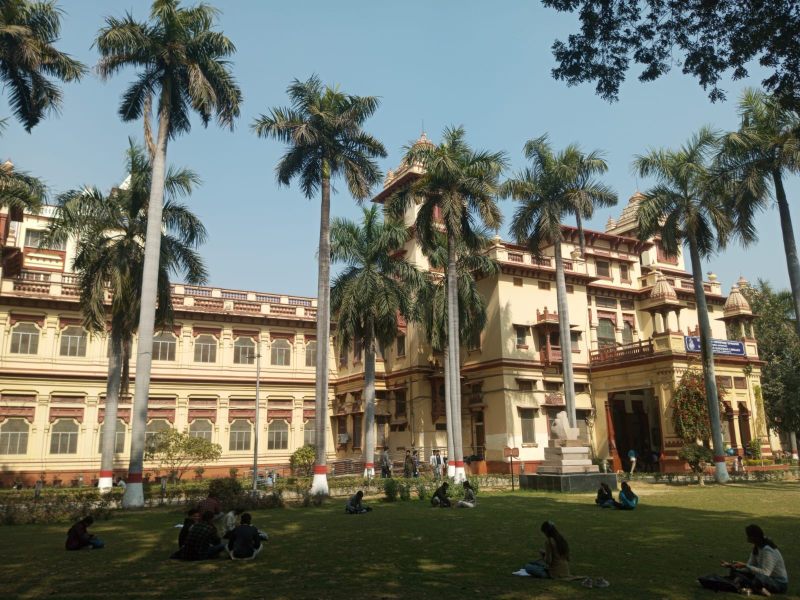
#> input picture Stitch1.jpeg, 1600 x 1200 px (shown at 1/2 size)
$ python C995a_Stiching_Cutter.py
#> lines starting #> are read from the running program, lines starting #| are printed output that depends on the picture

import cv2
import matplotlib.pyplot as plt

img = cv2.imread("Stitch1.jpeg")
#> img is the input picture: shape (1200, 1600, 3); mean B, G, R 100.1, 112.5, 110

scale = 0.5
img = cv2.resize(img, None, fx=scale, fy=scale)
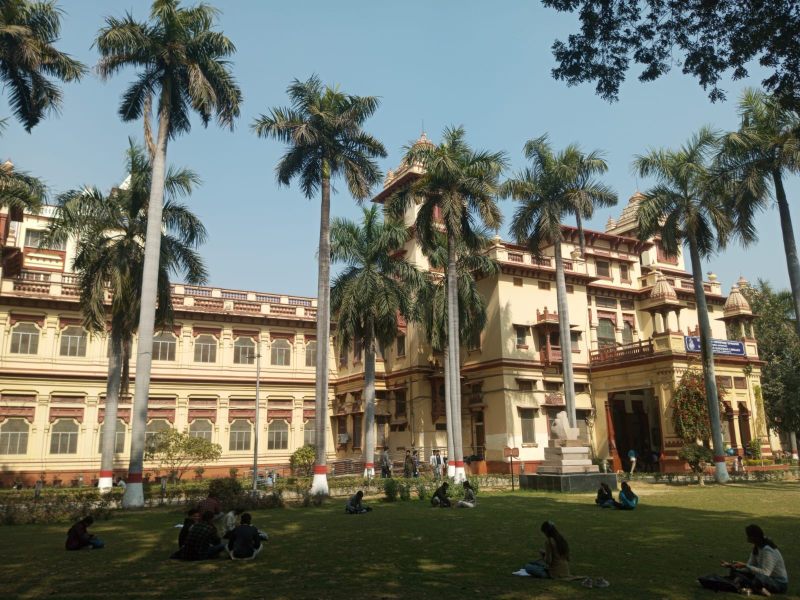
#> img: shape (600, 800, 3); mean B, G, R 100.2, 112.7, 110.1

h, w = img.shape[:2]
#> h = 600; w = 800

left_crop = img[:, :int(0.75 * w)]
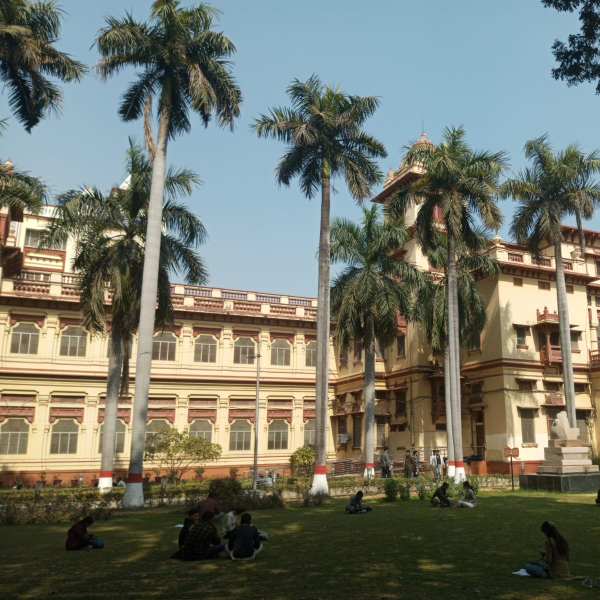
#> left_crop: shape (600, 600, 3); mean B, G, R 105, 117.2, 114.4

right_crop = img[:, int(0.25 * w):]
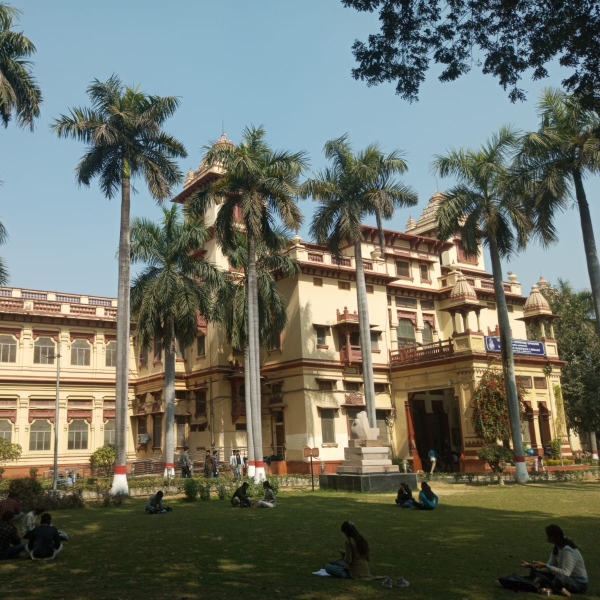
#> right_crop: shape (600, 600, 3); mean B, G, R 100.5, 111.8, 108

#NOTE: OpenCV uses BGR format, but Matplotlib uses RGB, so we need to convert before displaying
img_rgb = cv2.cvtColor(img, cv2.COLOR_BGR2RGB)
left_rgb = cv2.cvtColor(left_crop, cv2.COLOR_BGR2RGB)
right_rgb = cv2.cvtColor(right_crop, cv2.COLOR_BGR2RGB)


plt.figure(figsize=(10,4))

plt.subplot(1,3,1)
plt.imshow(img_rgb)
plt.title("Original")
plt.axis("off")

plt.subplot(1,3,2)
plt.imshow(left_rgb)
plt.title("Left 75%")
plt.axis("off")

plt.subplot(1,3,3)
plt.imshow(right_rgb)
plt.title("Right 75%")
plt.axis("off")

plt.tight_layout()
plt.show()
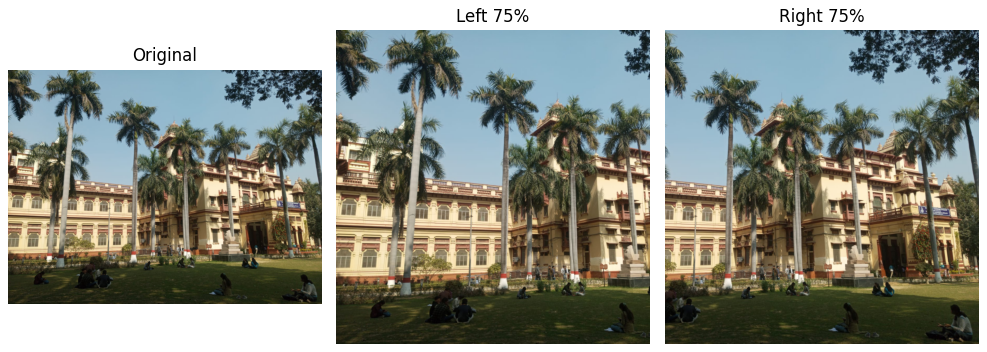
#> figure drawn by matplotlib, 3 panels

cv2.imwrite("left_75.jpg", left_crop)
cv2.imwrite("right_75.jpg", right_crop)

$ run again, with Stitch2.jpeg copied over Stitch1.jpeg
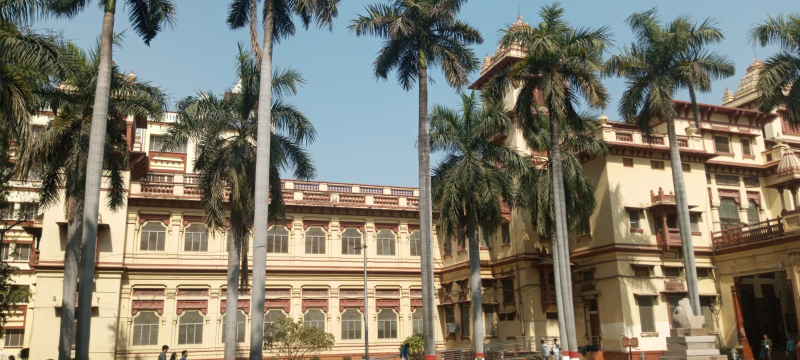
#> input picture Stitch2.jpeg, 1600 x 720 px (shown at 1/2 size)
#> img is the input picture: shape (720, 1600, 3); mean B, G, R 107.1, 121.9, 126.8
#> img: shape (360, 800, 3)
#> `right_crop = img[:, int(0.25 * w):]`:
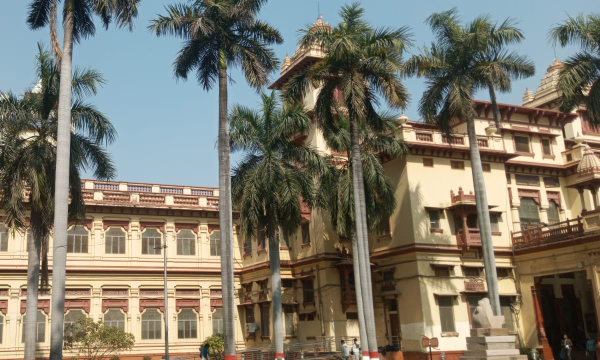
#> right_crop: shape (360, 600, 3); mean B, G, R 106.6, 120.2, 124.5
#> `plt.show()`:
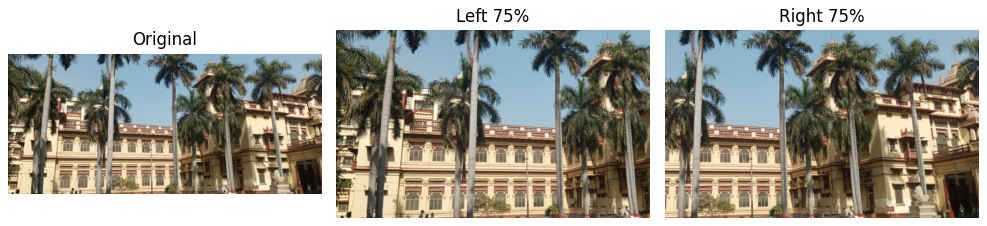
#> figure drawn by matplotlib, 3 panels
